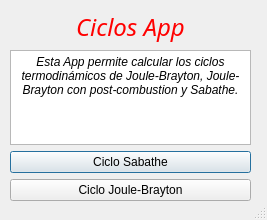
<?xml version="1.0" encoding="UTF-8"?>
<ui version="4.0">
 <class>Dialog</class>
 <widget class="QDialog" name="Dialog">
  <property name="windowModality">
   <enum>Qt::WindowModal</enum>
  </property>
  <property name="geometry">
   <rect>
    <x>0</x>
    <y>0</y>
    <width>267</width>
    <height>220</height>
   </rect>
  </property>
  <property name="sizePolicy">
   <sizepolicy hsizetype="Fixed" vsizetype="Fixed">
    <horstretch>0</horstretch>
    <verstretch>0</verstretch>
   </sizepolicy>
  </property>
  <property name="windowTitle">
   <string>Dialog</string>
  </property>
  <property name="sizeGripEnabled">
   <bool>true</bool>
  </property>
  <widget class="QWidget" name="verticalLayoutWidget">
   <property name="geometry">
    <rect>
     <x>10</x>
     <y>10</y>
     <width>241</width>
     <height>191</height>
    </rect>
   </property>
   <layout class="QVBoxLayout" name="verticalLayout">
    <property name="sizeConstraint">
     <enum>QLayout::SetMinAndMaxSize</enum>
    </property>
    <item>
     <widget class="QLabel" name="label">
      <property name="palette">
       <palette>
        <active>
         <colorrole role="WindowText">
          <brush brushstyle="SolidPattern">
           <color alpha="255">
            <red>255</red>
            <green>0</green>
            <blue>0</blue>
           </color>
          </brush>
         </colorrole>
         <colorrole role="Base">
          <brush brushstyle="SolidPattern">
           <color alpha="255">
            <red>243</red>
            <green>243</green>
            <blue>243</blue>
           </color>
          </brush>
         </colorrole>
         <colorrole role="Window">
          <brush brushstyle="SolidPattern">
           <color alpha="255">
            <red>255</red>
            <green>255</green>
            <blue>255</blue>
           </color>
          </brush>
         </colorrole>
         <colorrole role="AlternateBase">
          <brush brushstyle="SolidPattern">
           <color alpha="255">
            <red>255</red>
            <green>255</green>
            <blue>0</blue>
           </color>
          </brush>
         </colorrole>
        </active>
        <inactive>
         <colorrole role="WindowText">
          <brush brushstyle="SolidPattern">
           <color alpha="255">
            <red>255</red>
            <green>0</green>
            <blue>0</blue>
           </color>
          </brush>
         </colorrole>
         <colorrole role="Base">
          <brush brushstyle="SolidPattern">
           <color alpha="255">
            <red>243</red>
            <green>243</green>
            <blue>243</blue>
           </color>
          </brush>
         </colorrole>
         <colorrole role="Window">
          <brush brushstyle="SolidPattern">
           <color alpha="255">
            <red>255</red>
            <green>255</green>
            <blue>255</blue>
           </color>
          </brush>
         </colorrole>
         <colorrole role="AlternateBase">
          <brush brushstyle="SolidPattern">
           <color alpha="255">
            <red>255</red>
            <green>255</green>
            <blue>0</blue>
           </color>
          </brush>
         </colorrole>
        </inactive>
        <disabled>
         <colorrole role="WindowText">
          <brush brushstyle="SolidPattern">
           <color alpha="255">
            <red>123</red>
            <green>123</green>
            <blue>123</blue>
           </color>
          </brush>
         </colorrole>
         <colorrole role="Base">
          <brush brushstyle="SolidPattern">
           <color alpha="255">
            <red>255</red>
            <green>255</green>
            <blue>255</blue>
           </color>
          </brush>
         </colorrole>
         <colorrole role="Window">
          <brush brushstyle="SolidPattern">
           <color alpha="255">
            <red>255</red>
            <green>255</green>
            <blue>255</blue>
           </color>
          </brush>
         </colorrole>
         <colorrole role="AlternateBase">
          <brush brushstyle="SolidPattern">
           <color alpha="255">
            <red>255</red>
            <green>255</green>
            <blue>0</blue>
           </color>
          </brush>
         </colorrole>
        </disabled>
       </palette>
      </property>
      <property name="font">
       <font>
        <family>KacstFarsi</family>
        <pointsize>18</pointsize>
        <italic>true</italic>
       </font>
      </property>
      <property name="layoutDirection">
       <enum>Qt::LeftToRight</enum>
      </property>
      <property name="frameShadow">
       <enum>QFrame::Plain</enum>
      </property>
      <property name="midLineWidth">
       <number>0</number>
      </property>
      <property name="text">
       <string>Ciclos App</string>
      </property>
      <property name="textFormat">
       <enum>Qt::RichText</enum>
      </property>
      <property name="alignment">
       <set>Qt::AlignCenter</set>
      </property>
      <property name="wordWrap">
       <bool>false</bool>
      </property>
     </widget>
    </item>
    <item>
     <widget class="QTextBrowser" name="textBrowser">
      <property name="html">
       <string>&lt;!DOCTYPE HTML PUBLIC &quot;-//W3C//DTD HTML 4.0//EN&quot; &quot;http://www.w3.org/TR/REC-html40/strict.dtd&quot;&gt;
&lt;html&gt;&lt;head&gt;&lt;meta name=&quot;qrichtext&quot; content=&quot;1&quot; /&gt;&lt;style type=&quot;text/css&quot;&gt;
p, li { white-space: pre-wrap; }
&lt;/style&gt;&lt;/head&gt;&lt;body style=&quot; font-family:'Noto Sans'; font-size:9pt; font-weight:400; font-style:normal;&quot;&gt;
&lt;p align=&quot;center&quot; style=&quot; margin-top:0px; margin-bottom:0px; margin-left:0px; margin-right:0px; -qt-block-indent:0; text-indent:0px;&quot;&gt;&lt;span style=&quot; font-style:italic;&quot;&gt;Esta App permite calcular los ciclos termodinámicos de Joule-Brayton, Joule-Brayton con post-combustion y Sabathe.&lt;/span&gt;&lt;/p&gt;&lt;/body&gt;&lt;/html&gt;</string>
      </property>
     </widget>
    </item>
    <item>
     <widget class="QPushButton" name="SabatheButton">
      <property name="text">
       <string>Ciclo Sabathe</string>
      </property>
     </widget>
    </item>
    <item>
     <widget class="QPushButton" name="JouleBraytonButton">
      <property name="text">
       <string>Ciclo Joule-Brayton</string>
      </property>
     </widget>
    </item>
   </layout>
  </widget>
 </widget>
 <tabstops>
  <tabstop>JouleBraytonButton</tabstop>
  <tabstop>SabatheButton</tabstop>
 </tabstops>
 <resources/>
 <connections/>
</ui>
